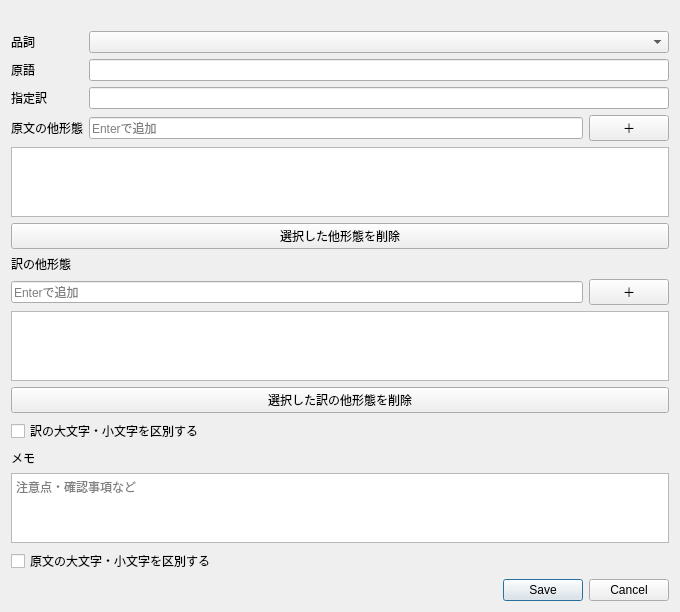
<?xml version="1.0" encoding="UTF-8"?>
<ui version="4.0">
 <class>GlossaryTermDialog</class>
 <widget class="QDialog" name="GlossaryTermDialog">
  <property name="geometry"><rect><x>0</x><y>0</y><width>680</width><height>540</height></rect></property>
  <property name="windowTitle"><string>用語を追加／編集</string></property>
  <layout class="QVBoxLayout" name="layoutRoot">
   <item><widget class="QLabel" name="labelTermScope"><property name="text"><string/></property><property name="wordWrap"><bool>true</bool></property></widget></item>
   <item><layout class="QFormLayout" name="formTerm">
    <item row="0" column="0"><widget class="QLabel" name="labelPart"><property name="text"><string>品詞</string></property></widget></item>
    <item row="0" column="1"><widget class="QComboBox" name="comboTermPart"/></item>
    <item row="1" column="0"><widget class="QLabel" name="labelSource"><property name="text"><string>原語</string></property></widget></item>
    <item row="1" column="1"><widget class="QLineEdit" name="editTermSource"/></item>
    <item row="2" column="0"><widget class="QLabel" name="labelTranslation"><property name="text"><string>指定訳</string></property></widget></item>
    <item row="2" column="1"><widget class="QLineEdit" name="editTermTranslation"/></item>
    <item row="3" column="0"><widget class="QLabel" name="labelVariants"><property name="text"><string>原文の他形態</string></property></widget></item>
    <item row="3" column="1"><layout class="QHBoxLayout" name="layoutVariantInput">
     <item><widget class="QLineEdit" name="editTermVariant"><property name="placeholderText"><string>Enterで追加</string></property></widget></item>
     <item><widget class="QPushButton" name="buttonAddVariant"><property name="text"><string>＋</string></property></widget></item>
    </layout></item>
   </layout></item>
   <item><widget class="QListWidget" name="listTermVariants"><property name="maximumHeight"><number>120</number></property></widget></item>
   <item><widget class="QPushButton" name="buttonRemoveVariant"><property name="text"><string>選択した他形態を削除</string></property></widget></item>
   <item><widget class="QLabel" name="labelTargetVariants"><property name="text"><string>訳の他形態</string></property></widget></item>
   <item><layout class="QHBoxLayout" name="layoutTargetVariantInput">
    <item><widget class="QLineEdit" name="editTargetVariant"><property name="placeholderText"><string>Enterで追加</string></property></widget></item>
    <item><widget class="QPushButton" name="buttonAddTargetVariant"><property name="text"><string>＋</string></property></widget></item>
   </layout></item>
   <item><widget class="QListWidget" name="listTargetVariants"><property name="maximumHeight"><number>120</number></property></widget></item>
   <item><widget class="QPushButton" name="buttonRemoveTargetVariant"><property name="text"><string>選択した訳の他形態を削除</string></property></widget></item>
   <item><widget class="QCheckBox" name="checkTargetCaseSensitive"><property name="text"><string>訳の大文字・小文字を区別する</string></property></widget></item>
   <item><widget class="QLabel" name="labelMemo"><property name="text"><string>メモ</string></property></widget></item>
   <item><widget class="QPlainTextEdit" name="editTermMemo"><property name="placeholderText"><string>注意点・確認事項など</string></property></widget></item>
   <item><widget class="QCheckBox" name="checkTermCaseSensitive"><property name="text"><string>原文の大文字・小文字を区別する</string></property></widget></item>
   <item><widget class="QDialogButtonBox" name="buttonBox"><property name="standardButtons"><set>QDialogButtonBox::Cancel|QDialogButtonBox::Save</set></property></widget></item>
  </layout>
 </widget>
 <resources/>
 <connections/>
</ui>
